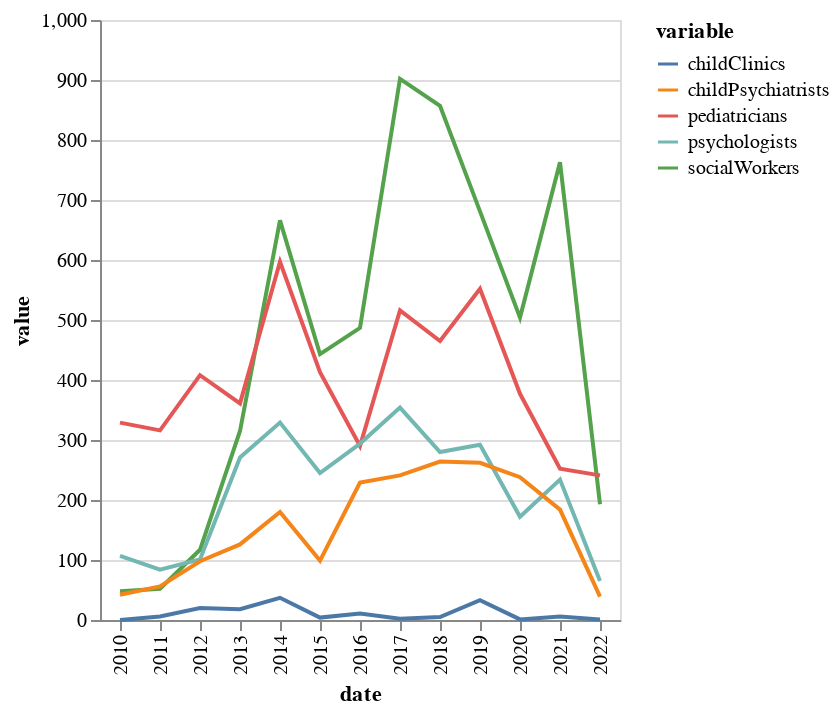

Write notebook code for a chart like this one.
### Code cell
lines = (
    alt.Chart(providerEnrollmentMelt)
    .mark_line()
    .encode(x="date:O", y="value", color="variable")
)

lines

### Figure 1 — Vega-Lite specification as saved in the notebook (floating-point values rounded to 4 significant figures)
{"config": {"view": {"continuousWidth": 400, "continuousHeight": 300}}, "data": {"name": "data-35c01f3358691d0504749b3769515dc4"}, "mark": "line", "encoding": {"color": {"field": "variable", "type": "nominal"}, "x": {"field": "date", "type": "ordinal"}, "y": {"field": "value", "type": "quantitative"}}, "$schema": "https://vega.github.io/schema/vega-lite/v4.17.0.json", "datasets": {"data-35c01f3358691d0504749b3769515dc4": [{"date": 2010, "variable": "childClinics", "value": 0.0}, {"date": 2011, "variable": "childClinics", "value": 6.0}, {"date": 2012, "variable": "childClinics", "value": 20.0}, {"date": 2013, "variable": "childClinics", "value": 18.0}, {"date": 2014, "variable": "childClinics", "value": 37.0}, {"date": 2015, "variable": "childClinics", "value": 4.0}, {"date": 2016, "variable": "childClinics", "value": 11.0}, {"date": 2017, "variable": "childClinics", "value": 2.0}, {"date": 2018, "variable": "childClinics", "value": 5.0}, {"date": 2019, "variable": "childClinics", "value": 33.0}, {"date": 2020, "variable": "childClinics", "value": 1.0}, {"date": 2021, "variable": "childClinics", "value": 6.0}, {"date": 2022, "variable": "childClinics", "value": 1.0}, {"date": 2010, "variable": "socialWorkers", "value": 48.0}, {"date": 2011, "variable": "socialWorkers", "value": 52.0}, {"date": 2012, "variable": "socialWorkers", "value": 117.0}, {"date": 2013, "variable": "socialWorkers", "value": 315.0}, {"date": 2014, "variable": "socialWorkers", "value": 666.0}, {"date": 2015, "variable": "socialWorkers", "value": 443.0}, {"date": 2016, "variable": "socialWorkers", "value": 487.0}, {"date": 2017, "variable": "socialWorkers", "value": 902.0}, {"date": 2018, "variable": "socialWorkers", "value": 857.0}, {"date": 2019, "variable": "socialWorkers", "value": 681.0}, {"date": 2020, "variable": "socialWorkers", "value": 504.0}, {"date": 2021, "variable": "socialWorkers", "value": 763.0}, {"date": 2022, "variable": "socialWorkers", "value": 193.0}, {"date": 2010, "variable": "pediatricians", "value": 329.0}, {"date": 2011, "variable": "pediatricians", "value": 316.0}, {"date": 2012, "variable": "pediatricians", "value": 408.0}, {"date": 2013, "variable": "pediatricians", "value": 361.0}, {"date": 2014, "variable": "pediatricians", "value": 597.0}, {"date": 2015, "variable": "pediatricians", "value": 413.0}, {"date": 2016, "variable": "pediatricians", "value": 290.0}, {"date": 2017, "variable": "pediatricians", "value": 516.0}, {"date": 2018, "variable": "pediatricians", "value": 465.0}, {"date": 2019, "variable": "pediatricians", "value": 552.0}, {"date": 2020, "variable": "pediatricians", "value": 377.0}, {"date": 2021, "variable": "pediatricians", "value": 252.0}, {"date": 2022, "variable": "pediatricians", "value": 241.0}, {"date": 2010, "variable": "psychologists", "value": 107.0}, {"date": 2011, "variable": "psychologists", "value": 84.0}, {"date": 2012, "variable": "psychologists", "value": 101.0}, {"date": 2013, "variable": "psychologists", "value": 271.0}, {"date": 2014, "variable": "psychologists", "value": 329.0}, {"date": 2015, "variable": "psychologists", "value": 245.0}, {"date": 2016, "variable": "psychologists", "value": 294.0}, {"date": 2017, "variable": "psychologists", "value": 354.0}, {"date": 2018, "variable": "psychologists", "value": 280.0}, {"date": 2019, "variable": "psychologists", "value": 292.0}, {"date": 2020, "variable": "psychologists", "value": 172.0}, {"date": 2021, "variable": "psychologists", "value": 234.0}, {"date": 2022, "variable": "psychologists", "value": 65.0}, {"date": 2010, "variable": "childPsychiatrists", "value": 42.0}, {"date": 2011, "variable": "childPsychiatrists", "value": 56.0}, {"date": 2012, "variable": "childPsychiatrists", "value": 98.0}, {"date": 2013, "variable": "childPsychiatrists", "value": 126.0}, {"date": 2014, "variable": "childPsychiatrists", "value": 180.0}, {"date": 2015, "variable": "childPsychiatrists", "value": 99.0}, {"date": 2016, "variable": "childPsychiatrists", "value": 229.0}, {"date": 2017, "variable": "childPsychiatrists", "value": 241.0}, {"date": 2018, "variable": "childPsychiatrists", "value": 264.0}, {"date": 2019, "variable": "childPsychiatrists", "value": 262.0}, {"date": 2020, "variable": "childPsychiatrists", "value": 238.0}, {"date": 2021, "variable": "childPsychiatrists", "value": 184.0}, {"date": 2022, "variable": "childPsychiatrists", "value": 39.0}]}}
